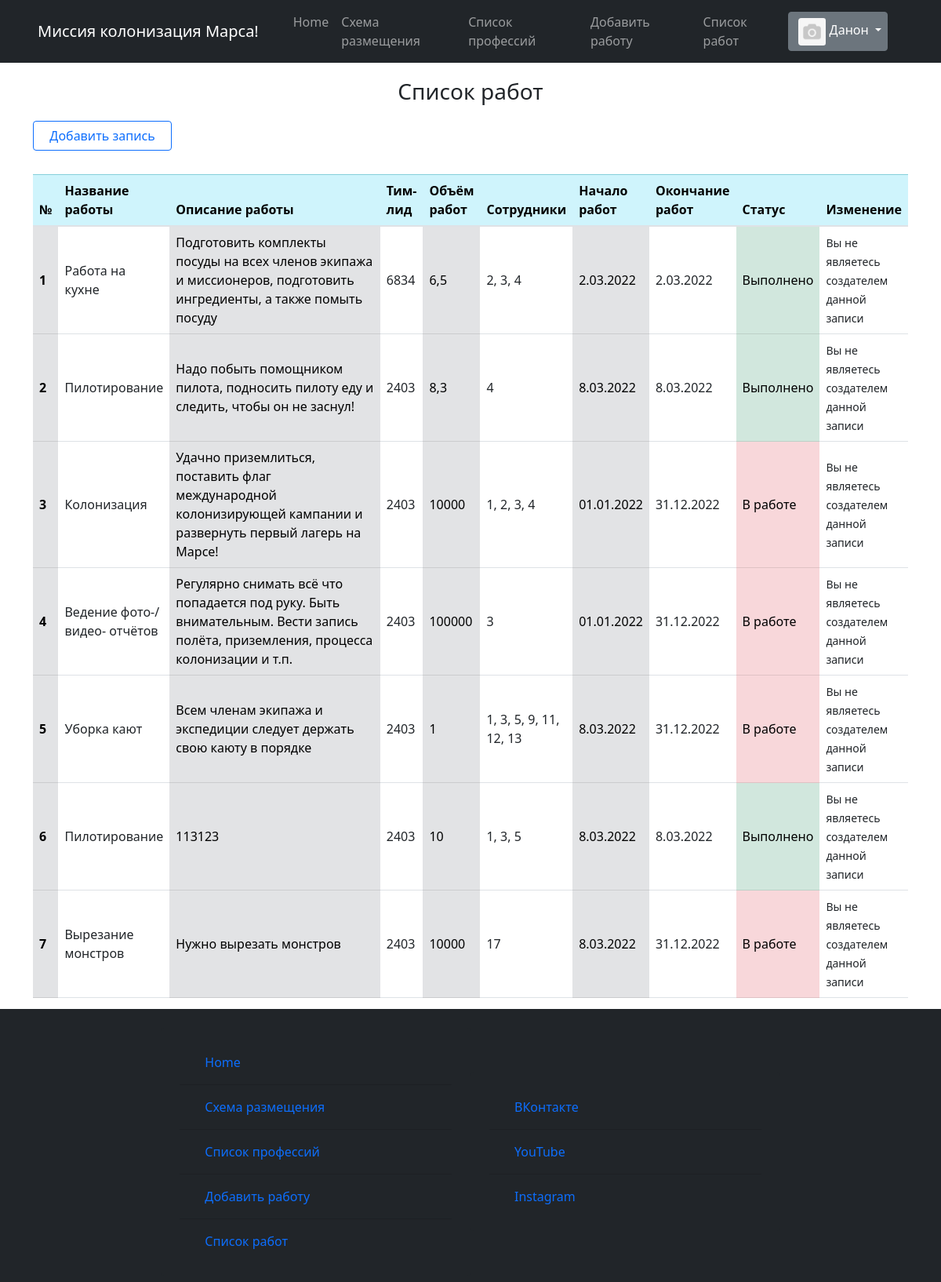
/job_list (signed in), run on the app's committed database.
### static/data/users.py (models this page shows, shortened)
class User(SqlAlchemyBase, UserMixin):
    __tablename__ = 'users'
    id = sqlalchemy.Column(sqlalchemy.Integer,
                           primary_key=True, autoincrement=True)
    surname = sqlalchemy.Column(sqlalchemy.String, nullable=True)
    name = sqlalchemy.Column(sqlalchemy.String, nullable=True)
    sex = sqlalchemy.Column(sqlalchemy.String, nullable=True)
    email = sqlalchemy.Column(sqlalchemy.String,
                              index=True, unique=True, nullable=True)
    hashed_password = sqlalchemy.Column(sqlalchemy.String, nullable=True)
    studying = sqlalchemy.Column(sqlalchemy.String, nullable=True)
    professions = sqlalchemy.Column(sqlalchemy.String, nullable=True)
    about = sqlalchemy.Column(sqlalchemy.String, nullable=True)
    created_date = sqlalchemy.Column(sqlalchemy.String, nullable=True)
    image_link = sqlalchemy.Column(sqlalchemy.String, nullable=True)
    disk_path = sqlalchemy.Column(sqlalchemy.String, nullable=True)

### static/data/jobs.py (models this page shows)
class Jobs(SqlAlchemyBase, UserMixin, SerializerMixin):
    __tablename__ = 'jobs'
    id = sqlalchemy.Column(sqlalchemy.Integer,
                           primary_key=True, autoincrement=True)
    job_title = sqlalchemy.Column(sqlalchemy.String, nullable=True)
    job_describe = sqlalchemy.Column(sqlalchemy.String, nullable=True)
    team_leader = sqlalchemy.Column(sqlalchemy.Integer, nullable=True)
    work_size = sqlalchemy.Column(sqlalchemy.Integer, nullable=True)
    collaborators = sqlalchemy.Column(sqlalchemy.String, nullable=True)
    start_date = sqlalchemy.Column(sqlalchemy.String, nullable=True)
    end_date = sqlalchemy.Column(sqlalchemy.String, nullable=True)
    creator = sqlalchemy.Column(sqlalchemy.Integer, nullable=True)
    is_finished = sqlalchemy.Column(sqlalchemy.Boolean, nullable=True)
    is_only_for_crew = sqlalchemy.Column(sqlalchemy.Boolean, nullable=True)

### runner.py (the view)
@app.route('/job_list', methods=['POST', 'GET'])
def job_list():
    db_sess = db_session.create_session()
    jobs = db_sess.query(Jobs).all()
    return render_template('html/job_list.html',
                           jobs=jobs,
                           image=image,
                           title='Список работ',
                           menu_bar_title='Миссия колонизация Марса!', )

### runner.py (called while the page is built)
@login_manager.user_loader
def load_user(user_id):
    db_sess = db_session.create_session()
    return db_sess.query(User).get(user_id)

### static/data/db_session.py (called while the page is built)
def create_session() -> Session:
    global __factory
    return __factory()

### templates/html/job_list.html
{% extends "html/base.html" %}
{% block content %}
    <div class="startpage">
        <div class="card-body-title job-list-title">
            <h3>Список работ</h3>
        </div>
        <a href="/create_job" class="btn btn-outline-primary">
              Добавить запись
        </a>
        <table class="table job-list">
            <thead class="table-info">
                <th scope="col">№</th>
                <th scope="col">Название работы</th>
                <th scope="col" class="col-lg-3">Описание работы</th>
                <th scope="col">Тим-лид</th>
                <th scope="col">Объём работ</th>
                <th scope="col">Сотрудники</th>
                <th scope="col">Начало работ</th>
                <th scope="col">Окончание работ</th>
                <th scope="col">Статус</th>
                <th scope="col">Изменение</th>
            </thead>
            <tbody>
                {% for job in jobs %}
                    <tr>
                        <th scope="row" class="table-secondary align-middle"> {{ loop.index }}</th>
                        <td class="align-middle">{{ job.job_title }}</td>
                        <td class="table-secondary align-middle">{{ job.job_describe }}</td>
                        <td class="align-middle">{{ job.team_leader }}</td>
                        <td class="table-secondary align-middle">{{ job.work_size }}</td>
                        <td class="align-middle">{{ job.collaborators }}</td>
                        <td class="table-secondary align-middle">{{ job.start_date}}</td>
                        <td class="align-middle">{{ job.end_date }}</td>
                        {% if job.is_finished == 0 %}
                            <td class="table-danger align-middle">В работе</td>
                        {% else %}
                            <td class="table-success align-middle">Выполнено</td>
                        {% endif %}
                        <td class="align-middle">
                            {% if current_user.is_authenticated and current_user.id == job.creator %}
                                <div>
                                    <a href="/edit_job/{{ job.id }}" class="btn btn-warning">
                                        Изменить
                                    </a>
                                    <p></p>
                                    <a href="/job_delete/{{ job.id }}" class="btn btn-danger">
                                         Удалить
                                    </a>
                                </div>
                            {% else %}
                                <div>
                                    <small>Вы не являетесь создателем данной записи</small>
                                </div>
                            {% endif %}
                        </td>
                    </tr>
                {% endfor %}
            </tbody>
        </table>
    </div>
{% endblock %}

### templates/html/base.html (shortened to what this page needs)
<!doctype html>
<html lang="en">
<head>
    <link rel="stylesheet"
          href="https://stackpath.bootstrapcdn.com/bootstrap/4.4.1/css/bootstrap.min.css"
>
    <link rel="stylesheet" href="../../static/css/professions.css">
    <link rel="stylesheet" href="../../static/css/index.css">
    <link rel="stylesheet" href="../../static/css/bar.css">
    <link rel="stylesheet" href="../../static/bootstrap-5.1.3-dist/css/bootstrap.css">
    <link rel="stylesheet" href="../../static/bootstrap-5.1.3-dist/css/bootstrap-grid.css">
    <link rel="stylesheet" href="../../static/bootstrap-5.1.3-dist/css/bootstrap-reboot.css">
    <link rel="stylesheet" href="../../static/bootstrap-5.1.3-dist/css/bootstrap-utilities.css">
    <link rel="stylesheet" href="../../static/css/professions.css">
    <link rel="stylesheet" href="../../static/css/index.css">
    <link rel="stylesheet" href="../../static/css/bar.css">
</head>
<body>
<div class="wrapper">
    <header>
    <nav class="navbar navbar-expand-lg navbar-dark bg-dark text-white">
        <div class="container-fluid">
            <a class="navbar-brand" href="/homepage">{{ menu_bar_title }}</a>
            <div class="collapse navbar-collapse" id="navbarSupportedContent">
                <ul class="navbar-nav me-auto mb-2 mb-lg-0">
                    <li class="nav-item">
                        <a class="nav-link" aria-current="page" href="/homepage">Home</a>
                    </li>
                    <li class="nav-item">
                        <a class="nav-link" href="/distribution">Схема размещения</a>
                    </li>
                    <li class="nav-item">
                        <a class="nav-link" href="/list_prof/ul">Список профессий</a>
                    </li>
                    <li class="nav-item">
                        <a class="nav-link" href="/create_job">Добавить работу</a>
                    </li>
                    <li class="nav-item">
                        <a class="nav-link" href="/job_list">Список работ</a>
                    </li>
                </ul>
                {% if current_user.is_authenticated %}
                    <div class="dropdown-navbar user-navbar">
                        <div class="btn-group">
                            <button type="button" class="btn btn-secondary dropdown-toggle" data-bs-toggle="dropdown"
                                    href="#" role="button" aria-expanded="false" id="user">
                                <span>
                                    {% if image %}
                                        <img src="{{ url_for('static', filename=image) }}"
                                             class="img-fluid rounded-start profile-card-img miniature-pic"
                                             alt="">
                                    {% else %}
                                        <img src="{{ url_for('static', filename='/images/avatars/no_avatar.png') }}"
                                             class="img-fluid rounded-start profile-card-img miniature-pic"
                                             alt="">
                                    {% endif %}
                                </span>
                                {{ current_user.name }}
                            </button>
                        </div>
                    </div>
                {% else %}
                    <form class="d-flex">
                        <a class="nav-brand" href="/login"><button class="btn btn-outline-success me-2" type="button">Войти</button></a>
                        <a class="nav-brand" href="/register"><button class="btn btn-outline-success me-2" type="button">Зарегистрироваться</button></a>
                    </form>
                {% endif %}
            </div>
        </div>
    </nav>
</header>
<main role="main" class="container">
    {% block content %}{% endblock %}
</main>
<footer class="navbar navbar-dark bg-dark navbar-footer row g-3" id="footer">
    <div class="card bg-dark col-md-4 footer-column">
        <div class="card-body">
            <form class="form-footer" method="post" novalidate>
                <ul class="list-group list-group-flush bg-dark">
                    <li class="list-group-item bg-dark">
                        <a class="nav-link" aria-current="page" href="/homepage">Home</a>
                    </li>
                    <li class="list-group-item bg-dark">
                        <a class="nav-link" href="/distribution">Схема размещения</a>
                    </li>
                    <li class="list-group-item bg-dark">
                        <a class="nav-link" href="/list_prof/ul">Список профессий</a>
                    </li>
                    <li class="list-group-item bg-dark">
                        <a class="nav-link" href="/create_job">Добавить работу</a>
                    </li>
                    <li class="list-group-item bg-dark">
                        <a class="nav-link" href="/job_list">Список работ</a>
                    </li>
                </ul>
            </form>
        </div>
    </div>
    <div class="card bg-dark col-md-4 footer-column">
        <div class="card-body">
            <form class="form-footer" method="post" novalidate>
                <ul class="list-group list-group-flush bg-dark">
                    <li class="list-group-item bg-dark">
                        <a class="nav-link" aria-current="page" href="https://m.vk.com/daniilkolevatykh"
                           target="_blank">ВКонтакте</a>
                    </li>
                    <li class="list-group-item bg-dark">
                        <a class="nav-link" href="https://www.youtube.com/channel/UCYcTAs_MR2JaN-LxTlDMQxA"
                           target="_blank">YouTube</a>
                    </li>
                    <li class="list-group-item bg-dark">
                        <a class="nav-link" href="https://www.instagram.com/daniil_kolevatykh/"
                           target="_blank">Instagram</a>
                    </li>
                </ul>
            </form>
        </div>
    </div>
</footer>
</div>
</body>
</html>

### static/css/index.css (style rules this page uses)
.dropdown-navbar { padding-right: 40px; }
.table { margin-top: 30px; word-wrap: break-word; }
.job-list-title { margin: 20px; text-align: center; }
.job-list { margin-bottom: 30px; }
* { margin: 0; padding: 0; }
html, body { height: 100%; }
.wrapper { height: 100%; display: flex; flex-direction: column; }
main { flex: 1 1 auto; }
.footer-column { border: none; vertical-align: top; }
.profile-card-img { margin-top: 10px; border: 2px solid #86b7fe; border-radius: 3px; }
.miniature-pic { margin-top: 1px; border: none; image-rendering: auto; width: 35px; height: 35px; object-fit: cover; }

### static/css/bar.css (style rules this page uses)
.navbar-brand { alignment: center; padding-left: 20px; padding-right: 20px; }

### data on the page
User: name "Данон"
Jobs: job_title "Работа на кухне", job_describe "Подготовить комплекты посуды на всех членов экипажа и миссионеров, подготовить ингредиенты, а также помыть посуду", team_leader "6834", work_size "6,5", collaborators "2, 3, 4", start_date "2.03.2022", end_date "2.03.2022", is_finished "Выполнено", creator "Вы не являетесь создателем данной записи"
Jobs: job_title "Пилотирование", job_describe "Надо побыть помощником пилота, подносить пилоту еду и следить, чтобы он не заснул!", team_leader "2403", work_size "8,3", collaborators "4", start_date "8.03.2022", end_date "8.03.2022", is_finished "Выполнено", creator "Вы не являетесь создателем данной записи"
Jobs: job_title "Колонизация", job_describe "Удачно приземлиться, поставить флаг международной колонизирующей кампании и развернуть первый лагерь на Марсе!", team_leader "2403", work_size "10000", collaborators "1, 2, 3, 4", start_date "01.01.2022", end_date "31.12.2022", is_finished "В работе", creator "Вы не являетесь создателем данной записи"
Jobs: job_title "Ведение фото-/видео- отчётов", job_describe "Регулярно снимать всё что попадается под руку. Быть внимательным. Вести запись полёта, приземления, процесса колонизации и т.п.", team_leader "2403", work_size "100000", collaborators "3", start_date "01.01.2022", end_date "31.12.2022", is_finished "В работе", creator "Вы не являетесь создателем данной записи"
Jobs: job_title "Уборка кают", job_describe "Всем членам экипажа и экспедиции следует держать свою каюту в порядке", team_leader "2403", work_size "1", collaborators "1, 3, 5, 9, 11, 12, 13", start_date "8.03.2022", end_date "31.12.2022", is_finished "В работе", creator "Вы не являетесь создателем данной записи"
Jobs: job_title "Пилотирование", job_describe "113123", team_leader "2403", work_size "10", collaborators "1, 3, 5", start_date "8.03.2022", end_date "8.03.2022", is_finished "Выполнено", creator "Вы не являетесь создателем данной записи"
Jobs: job_title "Вырезание монстров", job_describe "Нужно вырезать монстров", team_leader "2403", work_size "10000", collaborators "17", start_date "8.03.2022", end_date "31.12.2022", is_finished "В работе", creator "Вы не являетесь создателем данной записи"

### other printed values
{{ menu_bar_title }} "Миссия колонизация Марса!"
